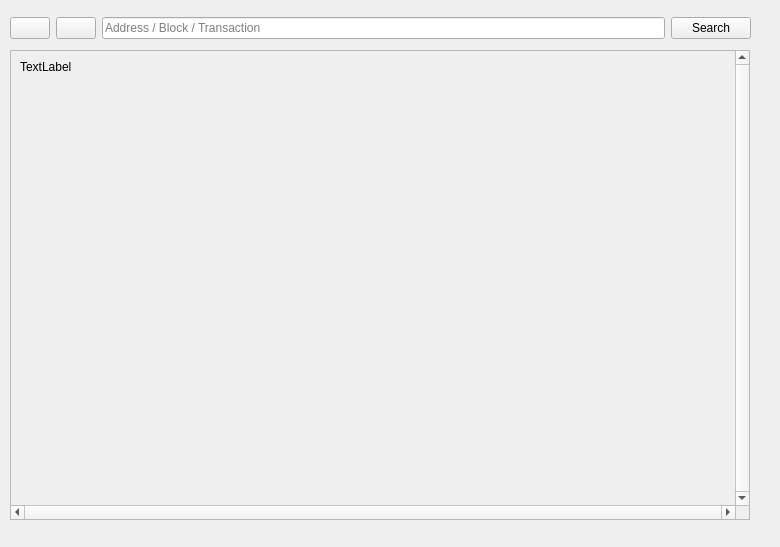
<?xml version="1.0" encoding="UTF-8"?>
<ui version="4.0">
 <class>BlockExplorer</class>
 <widget class="QWidget" name="BlockExplorer">
  <property name="geometry">
   <rect>
    <x>0</x>
    <y>0</y>
    <width>780</width>
    <height>547</height>
   </rect>
  </property>
  <property name="maximumSize">
   <size>
    <width>780</width>
    <height>16777215</height>
   </size>
  </property>
  <property name="windowTitle">
   <string>Blockchain Explorer</string>
  </property>
  <widget class="QWidget" name="layoutWidget">
   <property name="geometry">
    <rect>
     <x>10</x>
     <y>10</y>
     <width>741</width>
     <height>36</height>
    </rect>
   </property>
   <layout class="QHBoxLayout" name="horizontalLayout">
    <property name="sizeConstraint">
     <enum>QLayout::SetMinimumSize</enum>
    </property>
    <item>
     <widget class="QPushButton" name="back">
      <property name="maximumSize">
       <size>
        <width>16777215</width>
        <height>16777215</height>
       </size>
      </property>
      <property name="text">
       <string/>
      </property>
      <property name="icon">
       <iconset>
        <normaloff>:/icons/back</normaloff>:/icons/back</iconset>
      </property>
      <property name="flat">
       <bool>false</bool>
      </property>
     </widget>
    </item>
    <item>
     <widget class="QPushButton" name="forward">
      <property name="maximumSize">
       <size>
        <width>16777215</width>
        <height>16777215</height>
       </size>
      </property>
      <property name="text">
       <string/>
      </property>
      <property name="icon">
       <iconset resource="../bitcredit.qrc">
        <normaloff>:/icons/send</normaloff>:/icons/send</iconset>
      </property>
     </widget>
    </item>
    <item>
     <widget class="QLineEdit" name="searchBox">
      <property name="sizePolicy">
       <sizepolicy hsizetype="Expanding" vsizetype="Fixed">
        <horstretch>5</horstretch>
        <verstretch>0</verstretch>
       </sizepolicy>
      </property>
      <property name="minimumSize">
       <size>
        <width>0</width>
        <height>0</height>
       </size>
      </property>
      <property name="maximumSize">
       <size>
        <width>16777215</width>
        <height>16777215</height>
       </size>
      </property>
      <property name="inputMask">
       <string/>
      </property>
      <property name="text">
       <string/>
      </property>
      <property name="placeholderText">
       <string>Address / Block / Transaction</string>
      </property>
     </widget>
    </item>
    <item>
     <widget class="QPushButton" name="pushSearch">
      <property name="sizePolicy">
       <sizepolicy hsizetype="Minimum" vsizetype="Fixed">
        <horstretch>0</horstretch>
        <verstretch>0</verstretch>
       </sizepolicy>
      </property>
      <property name="minimumSize">
       <size>
        <width>0</width>
        <height>0</height>
       </size>
      </property>
      <property name="maximumSize">
       <size>
        <width>130</width>
        <height>16777215</height>
       </size>
      </property>
      <property name="text">
       <string>Search</string>
      </property>
      <property name="autoDefault">
       <bool>false</bool>
      </property>
      <property name="default">
       <bool>false</bool>
      </property>
      <property name="flat">
       <bool>false</bool>
      </property>
     </widget>
    </item>
   </layout>
  </widget>
  <widget class="QScrollArea" name="scrollArea">
   <property name="geometry">
    <rect>
     <x>10</x>
     <y>50</y>
     <width>740</width>
     <height>470</height>
    </rect>
   </property>
   <property name="maximumSize">
    <size>
     <width>750</width>
     <height>470</height>
    </size>
   </property>
   <property name="verticalScrollBarPolicy">
    <enum>Qt::ScrollBarAlwaysOn</enum>
   </property>
   <property name="horizontalScrollBarPolicy">
    <enum>Qt::ScrollBarAlwaysOn</enum>
   </property>
   <property name="widgetResizable">
    <bool>true</bool>
   </property>
   <widget class="QWidget" name="scrollAreaWidgetContents">
    <property name="geometry">
     <rect>
      <x>0</x>
      <y>0</y>
      <width>723</width>
      <height>453</height>
     </rect>
    </property>
    <layout class="QHBoxLayout" name="horizontalLayout_2">
     <item>
      <widget class="QLabel" name="content">
       <property name="sizePolicy">
        <sizepolicy hsizetype="Preferred" vsizetype="Expanding">
         <horstretch>0</horstretch>
         <verstretch>0</verstretch>
        </sizepolicy>
       </property>
       <property name="maximumSize">
        <size>
         <width>16777215</width>
         <height>16777215</height>
        </size>
       </property>
       <property name="text">
        <string>TextLabel</string>
       </property>
       <property name="textFormat">
        <enum>Qt::RichText</enum>
       </property>
       <property name="scaledContents">
        <bool>true</bool>
       </property>
       <property name="alignment">
        <set>Qt::AlignLeading|Qt::AlignLeft|Qt::AlignTop</set>
       </property>
       <property name="textInteractionFlags">
        <set>Qt::LinksAccessibleByMouse|Qt::TextSelectableByMouse</set>
       </property>
      </widget>
     </item>
    </layout>
   </widget>
  </widget>
 </widget>
 <resources>
  <include location="../bitcredit.qrc"/>
 </resources>
 <connections/>
</ui>
